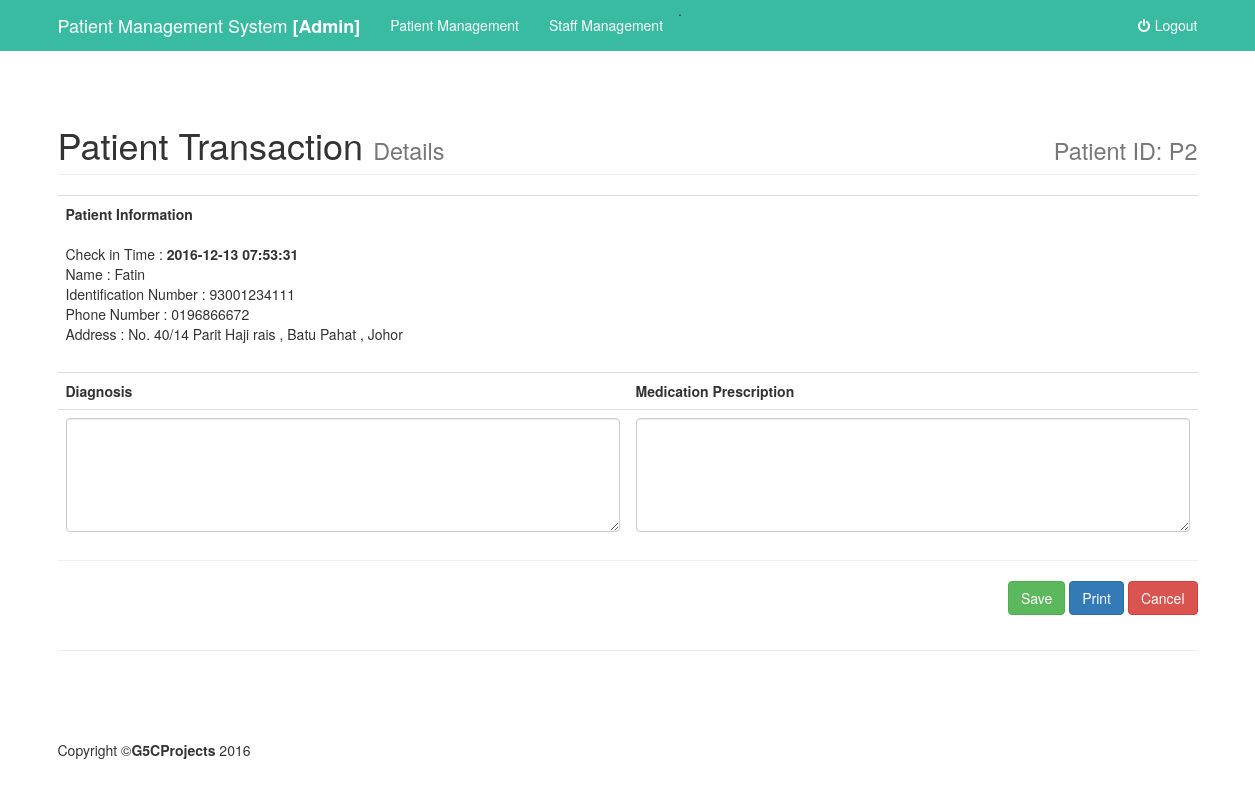
The page /admin/view.php?id=2 on the database as committed earlier.
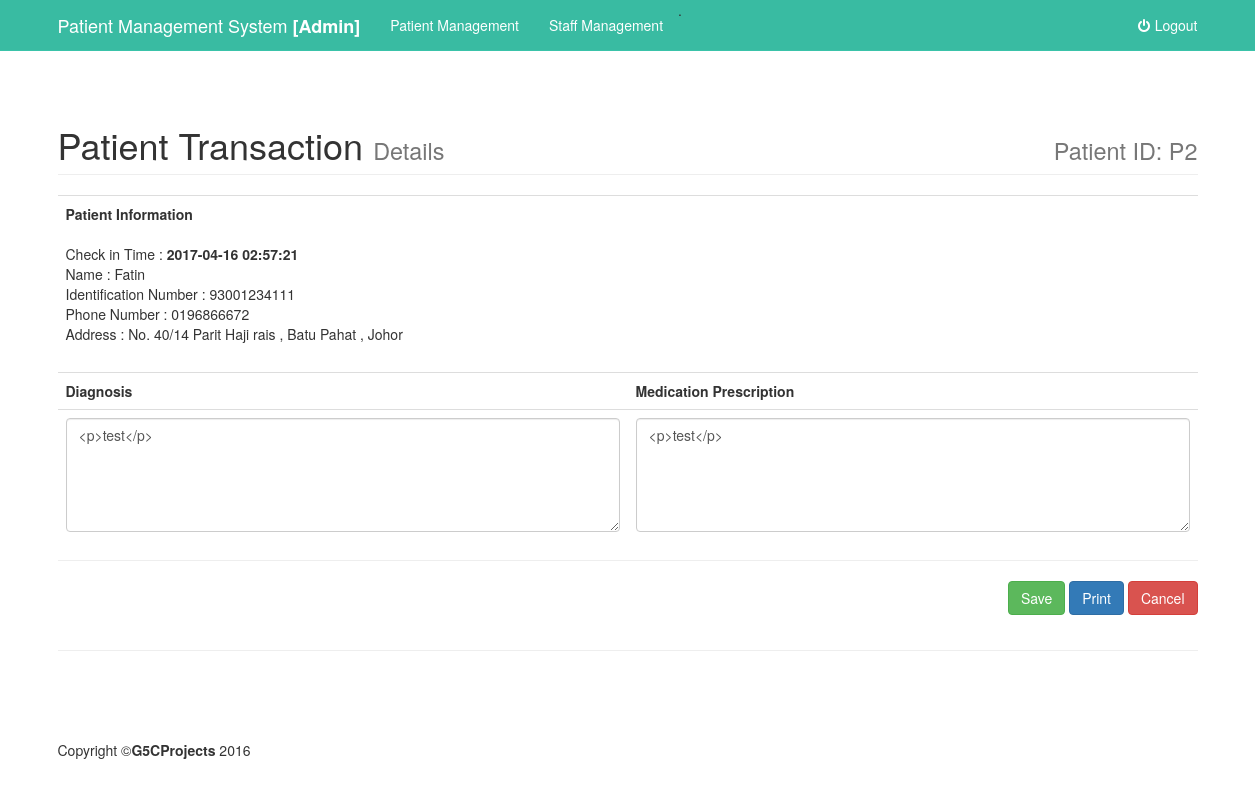
The same page on the database as committed later.
### tables this page shows
CREATE TABLE `diagnosis` (
  `diagid` int(50) NOT NULL,
  `pid` int(50) NOT NULL,
  `sid` int(50) NOT NULL,
  `content` text NOT NULL,
  `med` text NOT NULL,
  `checkin` timestamp NOT NULL DEFAULT CURRENT_TIMESTAMP ON UPDATE CURRENT_TIMESTAMP,
  `status` int(10) NOT NULL
);

CREATE TABLE `patient` (
  `patientID` int(50) NOT NULL,
  `name` varchar(50) NOT NULL,
  `ic` varchar(15) NOT NULL,
  `address` varchar(50) NOT NULL,
  `phonenumber` varchar(13) NOT NULL
);

### admin/view.php (the view, shortened to what this page needs)
 <?php
include '../include/db.php';
$transid = $_GET["id"];
if (isset($_GET["id"])) {
   $query3="SELECT distinct diagnosis.content as content,diagnosis.med as med, diagnosis.checkin as checkin,patient.name as name ,patient.phonenumber as notel, patient.ic as ic,patient.address as address FROM diagnosis join patient on diagnosis.pid = patient.patientID WHERE diagnosis.diagid = '$transid'";
	$result3 =mysqli_query($connect,$query3);
}?>
   <?php include "include/header.php"; ?>
    <div class="container">
        <div class="row">
                    <div class="col-lg-12">
                        <h1 class="page-header">
                            Patient Transaction <small>Details</small>
                            <div class="pull-right"><small>Patient ID: P<?php echo $transid;?></small></div>
                        </h1>
                    </div>
                </div>
        <div class="row">
            <div class="col-lg-12">
                    <form method = "POST" action ="updateq.php">
                    <table class = "table">
                        <tr>
                            <?php while($row2 = mysqli_fetch_assoc($result3)){
                            ?>
                            <td class = "col-md-6" colspan="2">
                            <Strong>Patient Information</Strong></br></br>
                                Check in Time :   <Strong><?php echo $row2['checkin']; ?></Strong></br>
                                Name : <?php echo $row2['name']; ?></br>
                                Identification Number : <?php echo $row2['ic']; ?></br>
                                Phone Number : <?php echo $row2['notel']; ?></br>
                                Address : <?php echo $row2['address']; ?></br>
                                </td>
                        </tr>
                        <tr>
                            <th >Diagnosis</th>
                            <th >Medication Prescription</th>
                        </tr>
                        <tr>
                            <td><textarea class="form-control ckeditor" cols = "77" name= "content" rows="5"><?php echo $row2['content']; ?></textarea></td>
                            <td><textarea class="form-control ckeditor"  cols = "77" name ="med" rows="5"><?php echo $row2['med']; ?></textarea></td>
                        </tr>
            <?php  }  ?>
                    </table>
                <hr>
                <div class="pull-right">
                     <button type ="submit" class ="btn btn-success" >Save</button>
                    <a  class = "btn btn-primary" href="#" onclick="#" >Print</a>
                    <a  class = "btn btn-danger" href="#" onclick="window.history.go(-1);" >Cancel</a>
                </div>
                 </form>
                </div>
        </div>
</div>
    <?php include "include/footer.php"; ?>

### admin/include/header.php (shortened to what this page needs)
<!DOCTYPE html>
<html lang="en">
<head>
    <link href="../css/bootstrap.min.css" rel="stylesheet">
    <link href="include/shop-homepage.css" rel="stylesheet">
    <link href="../css/stickyfooter.css" rel="stylesheet">
    <link href="../css/font-awesome/css/font-awesome.min.css" rel="stylesheet" type="text/css">
    <link rel="stylesheet" href="../css/sweetalert.css">
    <link href="../include/datatables-responsive/css/dataTables.responsive.css" rel="stylesheet">
    <link href="../include/datatables-plugins/integration/bootstrap/3/dataTables.bootstrap.css" rel="stylesheet">
</head>
<body>
    <nav class="navbar navbar-inverse navbar-fixed-top" role="navigation">
        <div class="container">
            <div class="navbar-header">
                <a class="navbar-brand" href="index.php">Patient Management System <strong>[Admin]</strong></a>
            </div>
            <div class="collapse navbar-collapse" id="bs-example-navbar-collapse-1">
                <ul class="nav navbar-nav ">
.
                            <li><a href="patient.php">Patient Management</a></li>
                            <li><a href="staff.php">Staff Management</a></li>
                </ul>
                <ul class="nav navbar-nav navbar-right">
                   <li>
                    <a href="../logout.php"><i class="fa fa-fw fa-power-off">&nbsp;</i>Logout</a>
                    </li>
                </ul>
            </div>
        </div>
    </nav>

### admin/include/footer.php (shortened to what this page needs)
    <div class="container">
        <hr>
        <footer class="footer">
            <div class="row">
                <div class="col-lg-12">
                    <p>Copyright &copy;<strong>G5CProjects</strong> 2016</p>
                </div>
            </div>
        </footer>
    </div>
</body>
</html>

### admin/include/shop-homepage.css (style rules this page uses)
body { padding-top: 70px; }
footer { margin: 50px 0; }

### css/stickyfooter.css (style rules this page uses)
html { position: relative; min-height: 100%; }
body { margin-bottom: 60px; }
.footer { position: absolute; bottom: 0; width: 100%; height: 10px; background-color: #ffffff; }
body > .container { padding: 15px 15px 0; }

Rows that differ between the two databases and show on the page:
changed diagnosis "Fatin": checkin "2016-12-13 07:53:31" → "2017-04-16 02:57:21"; content (not shown) → "<p>test</p>"; med (not shown) → "<p>test</p>"
